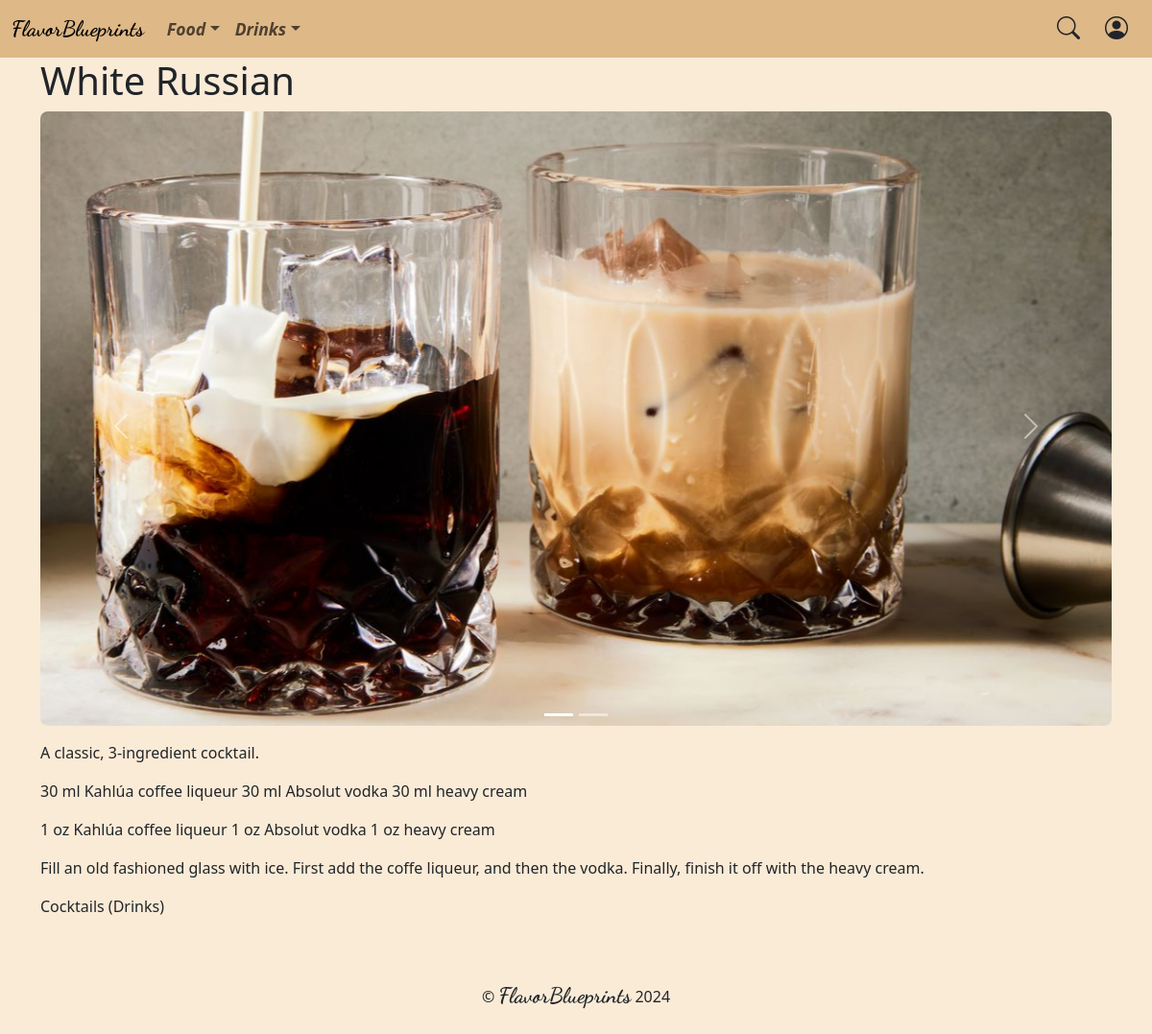
Screenshot of /recipes/4/ with the database file from the repository.
### recipes/models.py (models this page shows, shortened)
class Recipe(models.Model):
    title = models.CharField(max_length=255)
    description = models.TextField()
    ingredients_metric = models.TextField()
    ingredients_imperial = models.TextField()
    instructions = models.TextField()
    timestamp = models.DateTimeField(default=timezone.now)
    category = models.ForeignKey(SubCategory, on_delete=models.CASCADE)

class Photo(models.Model):
    image = models.ImageField(upload_to='photos/')
    alt_text = models.CharField(max_length=255)
    recipe = models.ForeignKey(Recipe, on_delete=models.CASCADE)

class SubCategory(models.Model):
    name = models.CharField(max_length=255)
    primary_category = models.ForeignKey(PrimaryCategory, on_delete=models.CASCADE)
    def __str__(self):
        return f"{self.name} ({self.primary_category.name})"

class PrimaryCategory(models.Model):
    name = models.CharField(max_length=255)

### recipes/views.py (the view)
def recipe(request, recipe_id):
    try:
        recipe = Recipe.objects.get(pk=recipe_id)
    except Recipe.DoesNotExist:
        raise Http404("Recipe does not exist")
    photos = Photo.objects.filter(recipe=recipe)
    return render(request, "recipes/recipe.html", {
        "recipe": recipe,
        "photos": photos
    })

### recipes/templates/recipes/recipe.html (shortened to what this page needs)
{% extends 'common/layout.html' %}
{% load static %}
{% block imports %}
    <link rel="stylesheet" href="{% static 'recipes/css/recipe.css' %}">
{% endblock %}
{% block body %}
    <div class="container">
        <h1>{{ recipe.title }}</h1>
        <div id="carousel" class="carousel slide pb-3" data-bs-ride="carousel">
            <div class="carousel-indicators">
                {% for photo in photos %}
                    <button type="button"
                        data-bs-target="#carousel"
                        data-bs-slide-to="{{ forloop.counter0 }}"
                        {% if forloop.first %}class="active" aria-current="true"{% endif %}
                        aria-label="Slide {{ forloop.counter }}"></button>
                {% endfor %}
            </div>
            <div class="carousel-inner rounded-3">
                {% for photo in photos %}
                    <div class="carousel-item {% if forloop.first %}active{% endif %}">
                        <img src="{{ photo.image.url }}" alt="{{ photo.alt_text }}">
                    </div>
                {% endfor %}
            </div>
            <button class="carousel-control-prev" type="button" data-bs-target="#carousel" data-bs-slide="prev">
                <span class="carousel-control-prev-icon" aria-hidden="true"></span>
            </button>
            <button class="carousel-control-next" type="button" data-bs-target="#carousel" data-bs-slide="next">
                <span class="carousel-control-next-icon" aria-hidden="true"></span>
            </button>
        </div>
        <p id="description">{{ recipe.description }}</p>
        <p id="ingredients-metric">{{ recipe.ingredients_metric }}</p>
        <p id="ingredients-imperial">{{ recipe.ingredients_imperial }}</p>
        <p id="instructions">{{ recipe.instructions }}</p>
        <p id="category">{{ recipe.category }}</p>
    </div>
{% endblock %}

### static/common/css/style.css (style rules this page uses)
html, body { background-color: antiquewhite; }

### recipes/static/recipes/css/recipe.css (style rules this page uses)
.carousel-item { height: 40rem; }
.carousel-item img { display: block; width: 100%; height: 100%; object-fit: cover; }

### rows the page displays
Recipe: title "White Russian", description "A classic, 3-ingredient cocktail.", ingredients_metric "30 ml Kahlúa coffee liqueur 30 ml Absolut vodka 30 ml heavy cream", ingredients_imperial "1 oz Kahlúa coffee liqueur 1 oz Absolut vodka 1 oz heavy cream", instructions "Fill an old fashioned glass with ice. First add the coffe liqueur, and then the vodka. Finally, finish it off with the heavy cream.", category "Cocktails (Drinks)"
Photo: image (picture)
